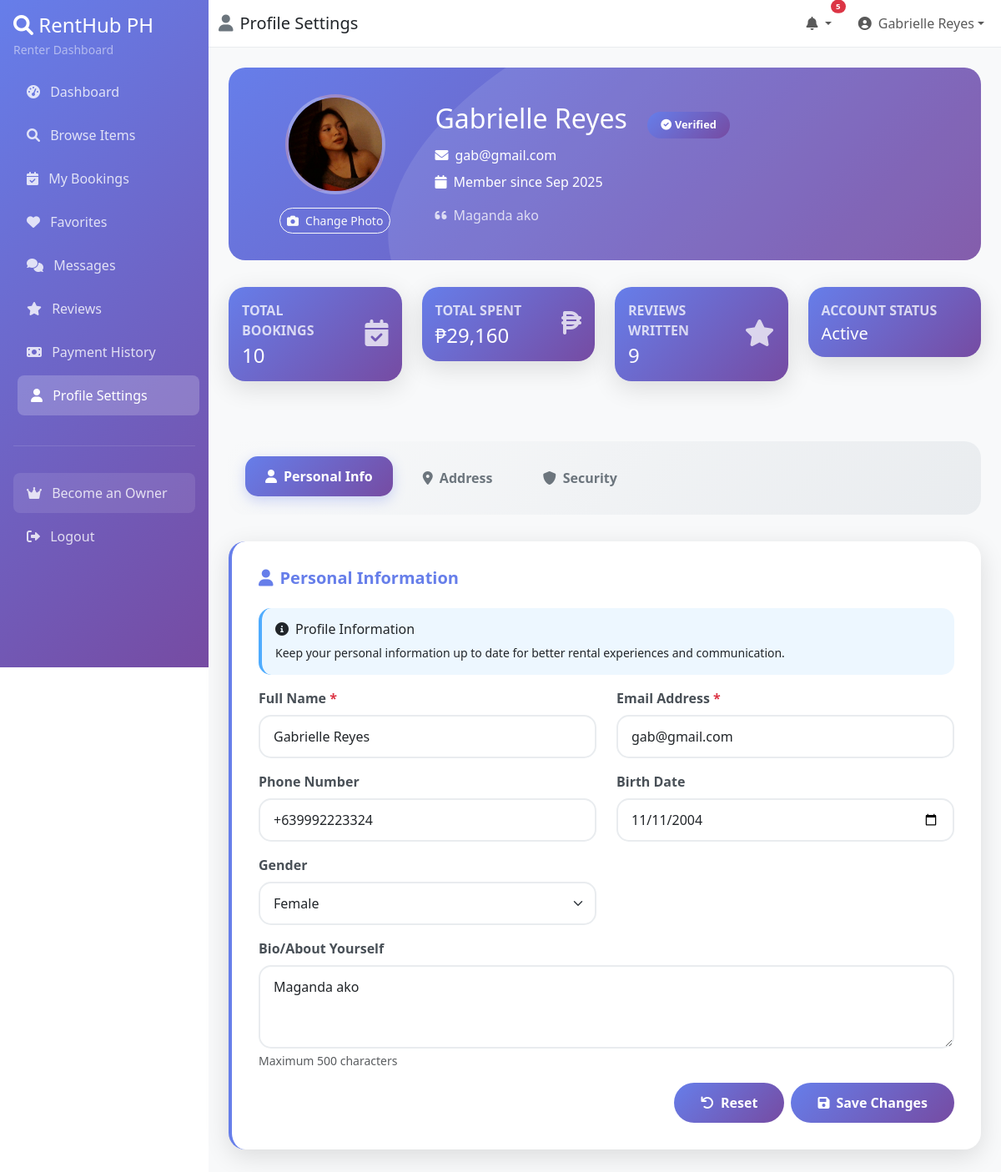
/renter/profile.php (signed in), run on the app's committed database.
### tables this page shows
CREATE TABLE `user_addresses` (
  `AddressID` int(11) NOT NULL,
  `UserID` int(11) DEFAULT NULL,
  `UA_Street` varchar(255) NOT NULL,
  `UA_Barangay` varchar(100) NOT NULL,
  `UA_City` varchar(100) NOT NULL,
  `UA_Province` varchar(100) NOT NULL,
  `UA_ZipCode` varchar(10) DEFAULT NULL,
  `UA_Latitude` decimal(10,8) DEFAULT NULL,
  `UA_Longitude` decimal(11,8) DEFAULT NULL,
  `UA_AddressType` varchar(50) DEFAULT NULL,
  `UA_IsDefault` tinyint(1) DEFAULT 0,
  `UA_CreatedAt` timestamp NOT NULL DEFAULT current_timestamp()
);

CREATE TABLE `user_accounts` (
  `UserID` int(11) NOT NULL,
  `User_Name` varchar(255) NOT NULL,
  `User_Email` varchar(255) NOT NULL,
  `User_Password` varchar(255) NOT NULL,
  `User_Phone` varchar(20) DEFAULT NULL,
  `User_Role` int(11) DEFAULT NULL,
  `User_CreatedAt` timestamp NOT NULL DEFAULT current_timestamp(),
  `User_UpdatedAt` timestamp NOT NULL DEFAULT current_timestamp() ON UPDATE current_timestamp(),
  `User_Photo` varchar(255) DEFAULT NULL,
  `User_IsVerified` tinyint(1) DEFAULT 0,
  `User_Status` varchar(50) DEFAULT 'Active',
  `User_Birthdate` date DEFAULT NULL,
  `User_Gender` varchar(20) DEFAULT NULL,
  `User_Bio` text DEFAULT NULL
);

### renter/profile.php (the view, shortened to what the rows shown need)
<?php
$database = new Database();
$conn = $database->getConnection();
$user_id = $_SESSION['user_id'];
$user_columns = [];
try {
    $query = "DESCRIBE user_accounts";
    $stmt = $conn->prepare($query);
    $stmt->execute();
    $columns = $stmt->fetchAll(PDO::FETCH_ASSOC);
    foreach($columns as $column) {
        $user_columns[] = $column['Field'];
    }
} catch (PDOException $e) {
    $user_columns = ['UserID', 'User_Name', 'User_Email', 'User_Password', 'User_CreatedAt'];
}
$address_table_exists = false;
$address_columns = [];
try {
    $query = "DESCRIBE user_addresses";
    $stmt = $conn->prepare($query);
    $stmt->execute();
    $columns = $stmt->fetchAll(PDO::FETCH_ASSOC);
    foreach($columns as $column) {
        $address_columns[] = $column['Field'];
    }
    $address_table_exists = true;
} catch (PDOException $e) {
    $address_table_exists = false;
}
$user_select_fields = ['u.UserID', 'u.User_Name', 'u.User_Email', 'u.User_CreatedAt'];
$optional_user_fields = ['User_Phone', 'User_Birthdate', 'User_Gender', 'User_Bio', 'User_Photo', 'User_IsVerified'];
foreach($optional_user_fields as $field) {
    if (in_array($field, $user_columns)) {
        $user_select_fields[] = 'u.' . $field;
    }
}
$address_select_fields = [];
if ($address_table_exists) {
    $optional_address_fields = ['UA_AddressLine', 'UA_City', 'UA_Province', 'UA_PostalCode'];
    foreach($optional_address_fields as $field) {
        if (in_array($field, $address_columns)) {
            $address_select_fields[] = 'ua.' . $field;
        }
    }
}
$query = "SELECT " . implode(', ', $user_select_fields);
if (!empty($address_select_fields)) {
    $query .= ", " . implode(', ', $address_select_fields);
}
$query .= " FROM user_accounts u";
if ($address_table_exists && !empty($address_select_fields)) {
    $query .= " LEFT JOIN user_addresses ua ON u.UserID = ua.UserID";
    if (in_array('UA_IsDefault', $address_columns)) {
        $query .= " AND ua.UA_IsDefault = 1";
    }
}
$query .= " WHERE u.UserID = ?";
$stmt = $conn->prepare($query);
$stmt->bindParam(1, $user_id);
$stmt->execute();
$user_info = $stmt->fetch(PDO::FETCH_ASSOC);
$stats = [];
$query = "SELECT COUNT(*) as total FROM bookings WHERE RenterID = ?";
$stmt = $conn->prepare($query);
$stmt->bindParam(1, $user_id);
$stmt->execute();
$stats['total_bookings'] = $stmt->fetch(PDO::FETCH_ASSOC)['total'];
$query = "SELECT SUM(Book_TotalAmount) as total FROM bookings WHERE RenterID = ? AND Book_Status IN ('Active', 'Completed')";
$stmt = $conn->prepare($query);
$stmt->bindParam(1, $user_id);
$stmt->execute();
$stats['total_spent'] = $stmt->fetch(PDO::FETCH_ASSOC)['total'] ?? 0;
try {
    $query = "SELECT COUNT(*) as total FROM reviews r JOIN bookings b ON r.BookingID = b.BookingID WHERE b.RenterID = ?";
    $stmt = $conn->prepare($query);
    $stmt->bindParam(1, $user_id);
    $stmt->execute();
    $result = $stmt->fetch(PDO::FETCH_ASSOC);
    $stats['reviews_written'] = $result ? $result['total'] : 0;
} catch (PDOException $e) {
    $stats['reviews_written'] = 0;
}
$stats['member_since'] = date('M Y', strtotime($user_info['User_CreatedAt']));
function getFieldValue($user_info, $field, $default = '') {
    return isset($user_info[$field]) ? $user_info[$field] : $default;
}
?>
<!DOCTYPE html>
<html lang="en">
<head>
    <link href="https://cdn.jsdelivr.net/npm/bootstrap@5.3.0/dist/css/bootstrap.min.css" rel="stylesheet">
    <link href="https://cdnjs.cloudflare.com/ajax/libs/font-awesome/6.0.0/css/all.min.css" rel="stylesheet">
    <link href="https://cdn.jsdelivr.net/npm/sweetalert2@11.7.3/dist/sweetalert2.min.css" rel="stylesheet">
    <link href="../css/sidebar-scrollbar.css" rel="stylesheet">
    <link href="../css/renter-theme.css" rel="stylesheet">
</head>
<body>
    <div class="main-content">
        <div class="container-fluid p-4">
            <div class="profile-header">
                <div class="row align-items-center">
                    <div class="col-md-3 text-center">
                        <form method="POST" enctype="multipart/form-data" id="photoUploadForm">
                            <div class="profile-avatar mx-auto" id="profileAvatar">
                                <?php if (!empty($user_info['User_Photo'])): ?>
                                    <img src="../uploads/users/<?php echo htmlspecialchars($user_info['User_Photo']); ?>" alt="Profile Photo" style="width: 100%; height: 100%; object-fit: cover; border-radius: 50%;">
                                <?php else: ?>
                                    <?php echo strtoupper(substr($user_info['User_Name'], 0, 2)); ?>
                                <?php endif; ?>
                            </div>
                        </form>
                    </div>
                    <div class="col-md-9" style="position: relative; z-index: 2;">
                        <h2 class="mb-2"><?php echo htmlspecialchars($user_info['User_Name']); ?>
                            <?php if (isset($user_info['User_IsVerified']) && $user_info['User_IsVerified'] == 1): ?>
                                <span class="verification-badge">
                                    <i class="fas fa-check-circle me-1"></i>Verified
                                </span>
                            <?php else: ?>
                                <span class="verification-badge text-white" style="background: #0ecb00ff; font-size:1rem; padding:0.25em 0.75em; border-radius:1em;">
                                    <i class="fas fa-hourglass-half me-1" style="color: #FFFFFF;"></i>Waiting for admin to verify
                                </span>
                            <?php endif; ?>
                        </h2>
                        <p class="mb-2 opacity-90">
                            <i class="fas fa-envelope me-2"></i><?php echo htmlspecialchars($user_info['User_Email']); ?>
                        </p>
                        <p class="mb-3 opacity-90">
                            <i class="fas fa-calendar me-2"></i>Member since <?php echo $stats['member_since']; ?>
                        </p>
                        <?php if(getFieldValue($user_info, 'User_Bio')): ?>
                        <p class="mb-0 opacity-75">
                            <i class="fas fa-quote-left me-2"></i><?php echo htmlspecialchars(getFieldValue($user_info, 'User_Bio')); ?>
                        </p>
                        <?php endif; ?>
                    </div>
                </div>
            </div>
            <div id="personalContent" class="tab-content">
                <div class="profile-section">
                    <form method="POST">
                        <div class="row">
                            <div class="col-md-6 mb-3">
                                <label for="user_name" class="form-label">
                                    Full Name <span class="text-danger">*</span>
                                </label>
                                <input type="text" class="form-control" id="user_name" name="user_name"
                                       value="<?php echo htmlspecialchars($user_info['User_Name']); ?>" required>
                            </div>
                            <div class="col-md-6 mb-3">
                                <label for="user_email" class="form-label">
                                    Email Address <span class="text-danger">*</span>
                                </label>
                                <input type="email" class="form-control" id="user_email" name="user_email"
                                       value="<?php echo htmlspecialchars($user_info['User_Email']); ?>" required>
                            </div>
                        </div>
                        <div class="row">
                            <?php if(in_array('User_Phone', $user_columns)): ?>
                            <div class="col-md-6 mb-3">
                                <label for="user_phone" class="form-label">
                                    Phone Number
                                </label>
                                <input type="tel" class="form-control" id="user_phone" name="user_phone"
                                       value="<?php echo htmlspecialchars(getFieldValue($user_info, 'User_Phone')); ?>"
                                       placeholder="+63 9XX XXX XXXX">
                            </div>
                            <?php endif; ?>
                            <?php if(in_array('User_Birthdate', $user_columns)): ?>
                            <div class="col-md-6 mb-3">
                                <label for="user_birthdate" class="form-label">
                                    Birth Date
                                </label>
                                <input type="date" class="form-control" id="user_birthdate" name="user_birthdate"
                                       value="<?php echo getFieldValue($user_info, 'User_Birthdate'); ?>">
                            </div>
                            <?php endif; ?>
                        </div>
                        <?php if(in_array('User_Gender', $user_columns)): ?>
                        <div class="row">
                            <div class="col-md-6 mb-3">
                                <label for="user_gender" class="form-label">
                                    Gender
                                </label>
                                <select class="form-select" id="user_gender" name="user_gender">
                                    <option value="Female" <?php echo getFieldValue($user_info, 'User_Gender') == 'Female' ? 'selected' : ''; ?>>Female</option>
                                </select>
                            </div>
                        </div>
                        <?php endif; ?>
                        <?php if(in_array('User_Bio', $user_columns)): ?>
                        <div class="mb-3">
                            <label for="bio" class="form-label">
                                Bio/About Yourself
                            </label>
                            <textarea class="form-control" id="bio" name="bio" rows="3"
                                      placeholder="Tell other users about yourself..."><?php echo htmlspecialchars(getFieldValue($user_info, 'User_Bio')); ?></textarea>
                            <div class="form-text">Maximum 500 characters</div>
                        </div>
                        <?php endif; ?>
                    </form>
                </div>
            </div>
        </div>
    </div>
</body>
</html>

### data on the page
user_addresses: UserID.User_Photo (picture), UserID.User_Name "Gabrielle Reyes", UserID.User_Email "gab@gmail.com", UserID.User_Bio "Maganda ako", user_name "Gabrielle Reyes", user_email "gab@gmail.com", user_phone "+639992223324", user_birthdate "11/11/2004", bio "Maganda ako"
user_accounts: user_gender "Female"

### other printed values
$notif_count "5"
$_SESSION['user_name'] "Gabrielle Reyes"
$stats['member_since'] "Sep 2025"
$stats['total_bookings'] "10"
$stats['total_spent'] "29,160"
$stats['reviews_written'] "9"
